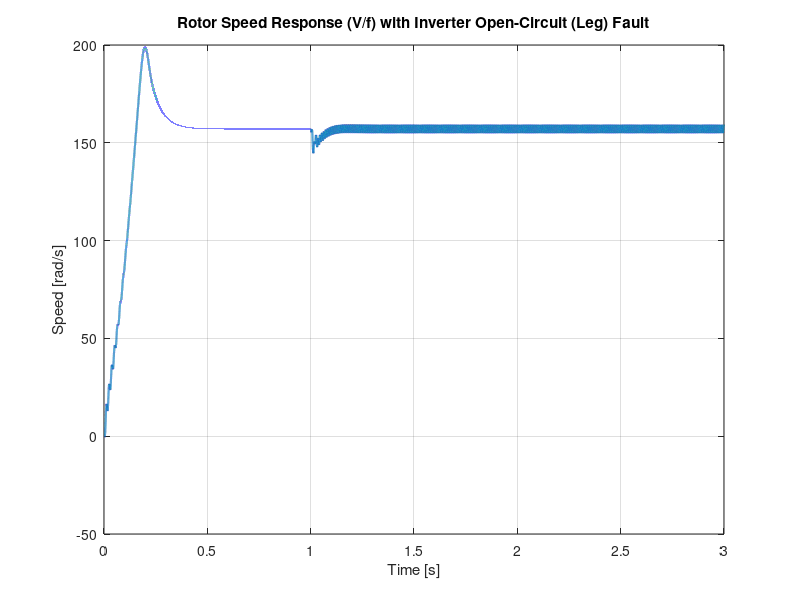

Write MATLAB code to recreate this figure. (Note: this script raises an error after producing the figure.)
%% Test_X1_fixed_v2.m
% Induction Motor Drive Simulation with Inverter Open-Circuit (Leg) Fault
%
% What this v2 fixes (based on your latest plots):
%  1) Torque sign was inverted -> speed ran NEGATIVE. (Main root cause)
%  2) Stator frequency command referenced incorrectly -> unnecessary saturation.
%  3) Voltage limit updated for SVPWM (V_phase,peak,max = Vdc/sqrt(3)).
%
% Notes:
%  - This is still a *scalar* V/f + PI speed loop (not FOC). It is meant to
%    generate physically plausible currents/torque/speed and show the effect
%    of a leg open-circuit fault.
%  - A true IGBT open-circuit (single device) needs diode-current-direction
%    logic or a switching model (Simulink Universal Bridge). If you want
%    that, tell me which device (Sa+, Sa-, Sb+, ...).

clear; clc; close all;

%% ================== Simulation Settings ==================
Ts     = 1e-5;      % Time step [s]
Tend   = 3;         % Total simulation time [s]
tfault = 1;         % Fault injection time [s]
time   = 0:Ts:Tend;
N      = numel(time);

%% ================== Motor Parameters ==================
P  = 4;             % Poles
Rs = 0.435;         % Stator resistance [ohm]
Rr = 0.816;         % Rotor resistance [ohm]

% Inductances (consistent): Ls = Lls + Lm, Lr = Llr + Lm
Lls = 0.002;        % Stator leakage [H]
Llr = 0.002;        % Rotor  leakage [H]
Lm  = 0.0693;       % Magnetizing [H]

Ls = Lls + Lm;
Lr = Llr + Lm;

J  = 0.089;         % Inertia [kg.m^2]
B  = 0.001;         % Viscous friction [N.m.s]
TL = 20;            % Load torque [N.m] (increase/decrease to match your test)

Delta = Ls*Lr - Lm^2;

%% ================== Inverter / V-f Settings ==================
Vdc = 600;                          % DC link [V]
Vpk_max = Vdc/sqrt(3);              % SVPWM fundamental phase peak limit ~0.577*Vdc

% Mechanical speed reference
w_ref = 1500 * 2*pi/60;             % [rad/s] 1500 rpm

% Electrical stator speed reference (approx synchronous)
ws_ref = (P/2) * w_ref;             % [rad/s]

% Base V/f (choose consistent with your intended rating)
f_base   = 50;                      % [Hz]
ws_base  = 2*pi*f_base;             % [rad/s]
Vpk_base = 325;                     % [V] phase peak at base
Kvf      = Vpk_base/ws_base;        % [V/(rad/s)]

% PI speed controller output = slip compensation (added to ws_ref)
Kpw = 1.0;
Kiw = 50.0;

ws_min = 0;
ws_max = 2*pi*80;                   % [rad/s]

%% ================== States (alpha-beta, complex) ==================
psi_s = 0 + 1j*0;                   % stator flux
psi_r = 0 + 1j*0;                   % rotor  flux
wm    = 0;                          % mechanical speed [rad/s]
theta = 0;                          % stator electrical angle [rad]

int_w = 0;

%% ================== Logging ==================
wm_log = zeros(1,N);
Te_log = zeros(1,N);
ia = zeros(1,N); ib = zeros(1,N); ic = zeros(1,N);

%% ================== Main Loop ==================
for k = 1:N
    t = time(k);

    % ---- currents from flux linkages ----
    i_s = (Lr*psi_s - Lm*psi_r)/Delta;      % stator current (alpha + j beta)
    i_r = (-Lm*psi_s + Ls*psi_r)/Delta;     % rotor current  (alpha + j beta)

    i_alpha = real(i_s);
    i_beta  = imag(i_s);

    % Inverse Clarke -> phase currents
    ia(k) = i_alpha;
    ib(k) = -0.5*i_alpha + (sqrt(3)/2)*i_beta;
    ic(k) = -0.5*i_alpha - (sqrt(3)/2)*i_beta;

    % ---- Speed PI (adds slip compensation to ws_ref) ----
    e_w = w_ref - wm;

    % simple anti-windup: integrate only if not saturating hard
    int_w = int_w + e_w*Ts;
    ws_unsat = ws_ref + Kpw*e_w + Kiw*int_w;
    ws_cmd   = min(max(ws_unsat, ws_min), ws_max);
    if ws_cmd ~= ws_unsat
        % back-calculate one-step correction (keeps integrator bounded)
        int_w = int_w + (ws_cmd - ws_unsat)/max(Kiw,1e-9);
    end

    theta = theta + ws_cmd*Ts;

    % ---- V/f voltage magnitude ----
    Vpk = Kvf * ws_cmd;
    Vpk = min(max(Vpk, 0), Vpk_max);

    % ---- ideal phase voltages (line-neutral) ----
    va = Vpk*sin(theta);
    vb = Vpk*sin(theta - 2*pi/3);
    vc = Vpk*sin(theta + 2*pi/3);

    % ---- Open-circuit (LEG) fault approximation ----
    % Leg open-circuit: phase-A terminal is disconnected from DC bus.
    % A quick approximation is forcing the phase-A inverter voltage to 0.
    if t >= tfault
        va = 0;
    end

    % Floating neutral (remove zero-sequence): va+vb+vc = 0
    vn = (va + vb + vc)/3;
    va = va - vn;
    vb = vb - vn;
    vc = vc - vn;

    % Clarke -> alpha-beta stator voltage
    v_alpha = (2/3)*(va - 0.5*vb - 0.5*vc);
    v_beta  = (2/3)*((sqrt(3)/2)*(vb - vc));
    v_s = v_alpha + 1j*v_beta;

    % ---- electrical rotor speed ----
    omega_r = (P/2)*wm;

    % ---- flux dynamics ----
    dpsi_s = v_s - Rs*i_s;
    dpsi_r = -Rr*i_r + 1j*omega_r*psi_r;   % stationary frame rotor eq.

    psi_s = psi_s + dpsi_s*Ts;
    psi_r = psi_r + dpsi_r*Ts;

    % ---- electromagnetic torque (SIGN FIX) ----
    % Using T = (3/2)*(P/2)*(psi_alpha*i_beta - psi_beta*i_alpha)
    % which equals imag(conj(psi_s)*i_s)
    Te = 1.5*(P/2) * imag(conj(psi_s) * i_s);

    % ---- mechanical dynamics ----
    wm = wm + (Te - TL - B*wm)/J * Ts;

    wm_log(k) = wm;
    Te_log(k) = Te;
end

%% ================== Plots ==================
figure;
plot(time, wm_log, 'LineWidth', 1.5); grid on;
xlabel('Time [s]'); ylabel('Speed [rad/s]');
title('Rotor Speed Response (V/f) with Inverter Open-Circuit (Leg) Fault');
xline(tfault, '--r', 'Fault');

figure;
plot(time, wm_log*60/(2*pi), 'LineWidth', 1.5); grid on;
xlabel('Time [s]'); ylabel('Speed [rpm]');
title('Rotor Speed in rpm');
xline(tfault, '--r', 'Fault');

figure;
subplot(3,1,1);
plot(time, ia, 'LineWidth', 1.0); 
hold on;
legend('i_a','Location','best');
xlabel('Time [s]');
ylabel('Phase Currents [A]');
title('Stator Phase Currents under Inverter Open-Circuit (Leg) Fault');
subplot(3,1,2);
plot(time, ib, 'LineWidth', 1.0);
hold on;
legend('i_b','Location','best');
xlabel('Time [s]');
ylabel('Phase Currents [A]');
title('Stator Phase Currents under Inverter Open-Circuit (Leg) Fault');
subplot(3,1,3);
plot(time, ic, 'LineWidth', 1.0);
hold on;
legend('i_c','Location','best');
xlabel('Time [s]');
ylabel('Phase Currents [A]');
title('Stator Phase Currents under Inverter Open-Circuit (Leg) Fault');
xline(tfault, '--r', 'Fault');
grid on;

figure;
plot(time, Te_log, 'LineWidth', 1.5); grid on;
xlabel('Time [s]'); ylabel('Torque [N.m]');
title('Electromagnetic Torque');
xline(tfault, '--r', 'Fault');
